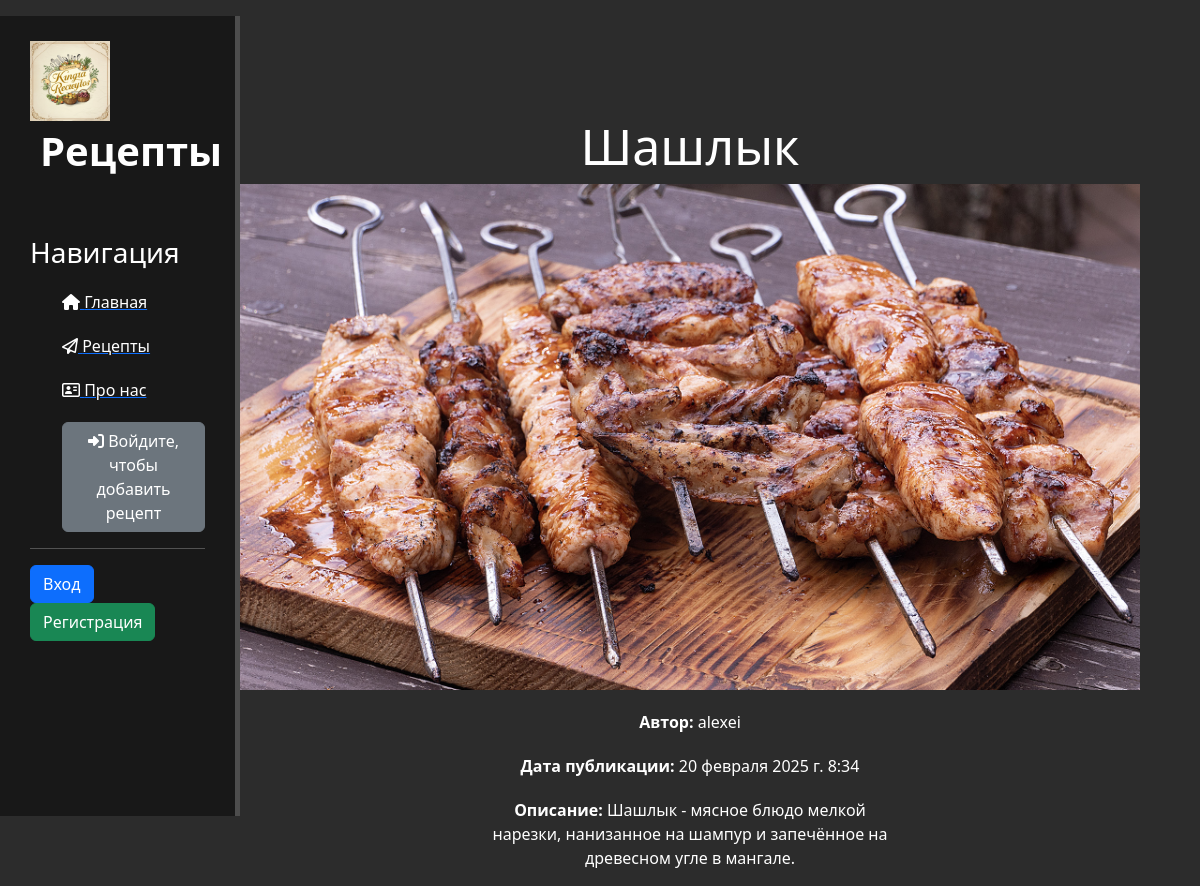
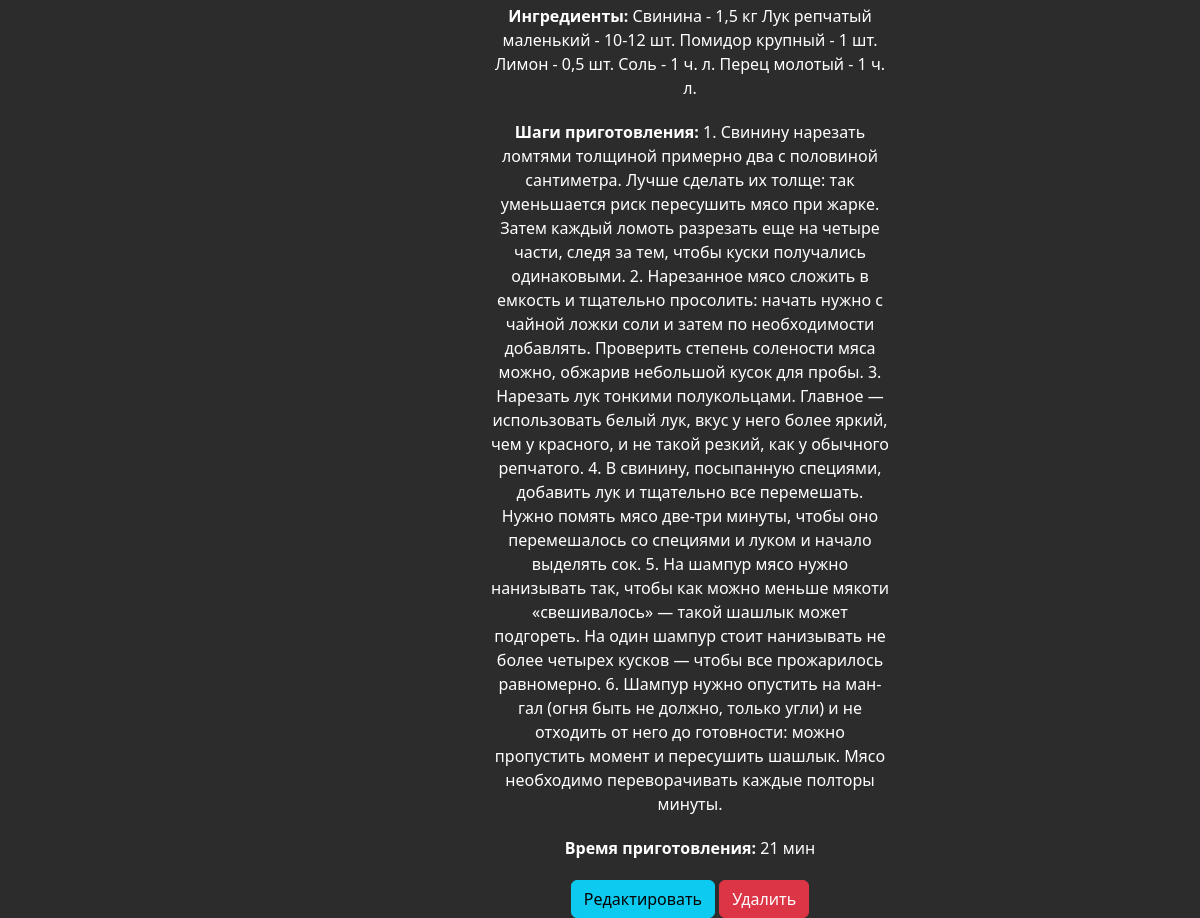
Screenshot of /recipes/10/ with the database file from the repository (2 pictures, top to bottom).
### recipes/models.py (models this page shows, shortened)
class Recipes(models.Model):
    title = models.CharField('Название', max_length=100)
    description = models.TextField('Описание', default='')
    steps = models.TextField('Шаги приготовления', default='')
    cooking_time = models.PositiveIntegerField('Время приготовления (мин)')
    ingredients = models.TextField('Ингредиенты', default='')
    image = models.ImageField('Изображение', upload_to='recipes/', blank=True, null=True)
    date = models.DateTimeField('Дата публикации', auto_now_add=True)
    author = models.ForeignKey(User, on_delete=models.CASCADE, verbose_name='Автор', default=1)
    class Meta:
        verbose_name = 'Рецепт'
        verbose_name_plural = 'Рецепты'

### recipes/views.py (the view)
# urls.py: path('<int:pk>/', views.RecipesDetailView.as_view(), name='recipes-detail'),
class RecipesDetailView(DetailView):
    model = Recipes
    template_name = 'recipes/details_view.html'
    context_object_name = 'recipe'

### recipes/templates/recipes/details_view.html (shortened to what this page needs)
{% extends 'main/layout.html' %}
{% block content %}
    <div class="features">
        <h1>{{ recipe.title }}</h1>
        {% if recipe.image %}
            <img src="{{ recipe.image.url }}" alt="{{ recipe.title }}" class="img-fluid">
        {% endif %}
        <p><strong>Автор:</strong> {{ recipe.author.username }}</p>
        <p><strong>Дата публикации:</strong> {{ recipe.date }}</p>
        <p><strong>Описание:</strong> {{ recipe.description }}</p>
        <p><strong>Ингредиенты:</strong> {{ recipe.ingredients }}</p>
        <p><strong>Шаги приготовления:</strong> {{ recipe.steps }}</p>
        <p><strong>Время приготовления:</strong> {{ recipe.cooking_time }} мин</p>
        {% if recipe and recipe.pk %}
            <a href="{% url 'recipes-update' pk=recipe.pk %}" class="btn btn-info">Редактировать</a>
            <a href="{% url 'recipes-delete' pk=recipe.pk %}" class="btn btn-danger">Удалить</a>
        {% endif %}
    </div>
{% endblock %}

### main/static/main/css/main.css (style rules this page uses)
body { background: #2c2c2c; }
main .features { float: left; color: #fff; margin-top: 100px; text-align: center; width: 75%; }
main .features h1 { font-size: 50px; }
main .features p { max-width: 400px; margin: 20px auto }

### rows the page displays
Recipes: title "Шашлык", image (picture), author.username "alexei", date "20 февраля 2025 г. 8:34", description "Шашлык - мясное блюдо мелкой нарезки, нанизанное на шампур и запечённое на древесном угле в мангале.", ingredients "Свинина - 1,5 кг Лук репчатый маленький - 10-12 шт. Помидор крупный - 1 шт. Лимон - 0,5 шт. Соль - 1 ч. л. Перец молотый - 1 ч. л.", steps "1. Свинину нарезать ломтями толщиной примерно два с половиной сантиметра. Лучше сделать их толще: так уменьшается риск пересушить мясо при жарке. Затем каждый ломоть разрезать еще на четыре части, следя за тем, чтобы куски получались одинаковыми. 2. Нарезанное мясо сложить в емкость и тщательно просолить: начать нужно с чайной ложки ­соли и затем по необходимости добавлять. Проверить степень солености мяса можно, обжарив небольшой кусок для пробы. 3. Нарезать лук тонкими полукольцами. Главное — исполь­зовать белый лук, вкус у него более яркий, чем у красного, и не такой резкий, как у обычного репчатого. 4. В свинину, посыпанную специями, добавить лук и тщательно все перемешать. Нужно помять…", cooking_time "21"
